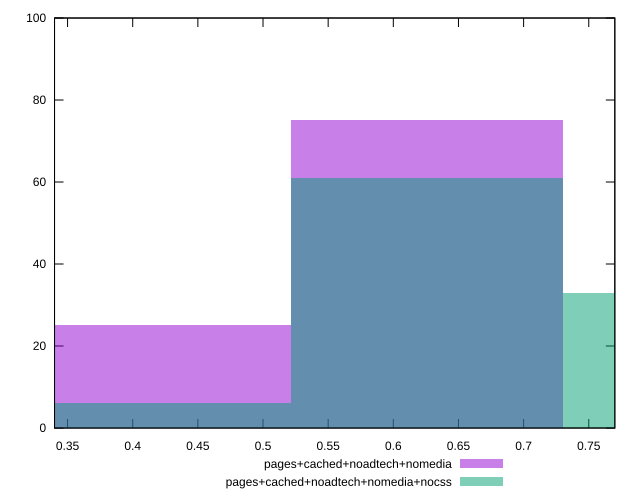

This figure's gnuplot source:
reset

$pagesCachedNoadtechNomedia <<EOF
0.6259681142023253 75
0.4173120761348836 25
EOF

$pagesCachedNoadtechNomediaNocss <<EOF
0.6259681142023253 61
0.8346241522697672 33
0.4173120761348836 6
EOF

set key outside below
set boxwidth 0.2086560380674418
set xrange [0.34:0.77]
set yrange [0:100]
set trange [0:100]
set style fill transparent solid 0.5 noborder
set terminal svg size 640, 500 enhanced background rgb 'white'
set output "report_00015_2021-02-09T16-11-33.973Z/meta/score/comparison/histogram/3_vs_4.svg"

plot $pagesCachedNoadtechNomedia title "pages+cached+noadtech+nomedia" with boxes, \
     $pagesCachedNoadtechNomediaNocss title "pages+cached+noadtech+nomedia+nocss" with boxes

reset
